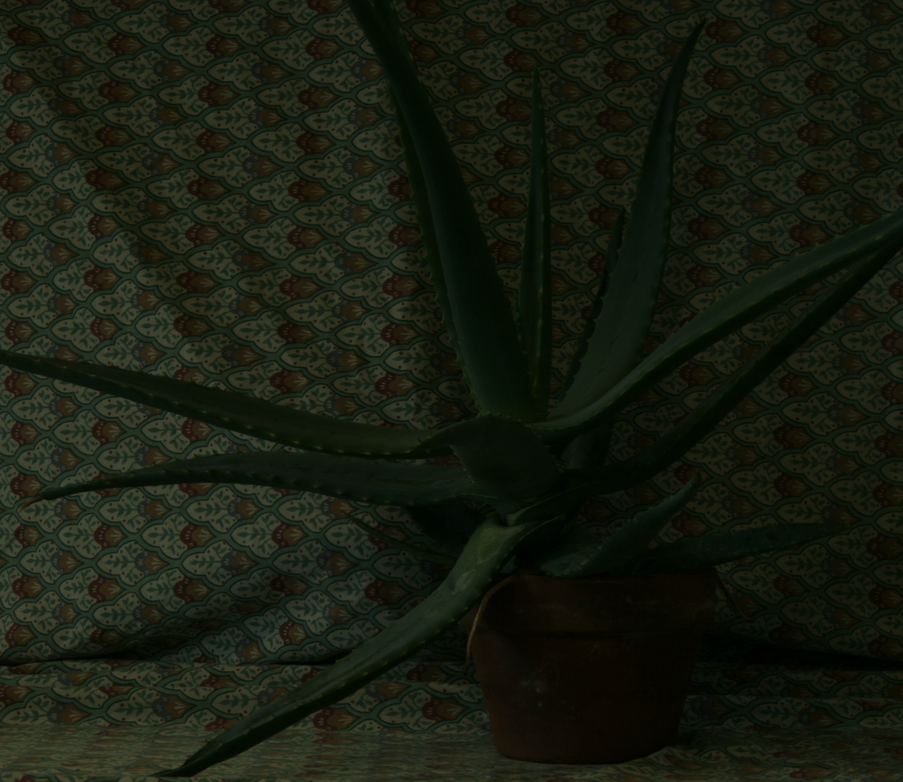
#> input picture imgs/aloe3_exp0.png, 903 x 782 px, shrunk from 1282 x 1110 before the run
$ python stereo_vision.py
#> lines starting #> are read from the running program, lines starting #| are printed output that depends on the picture
"""
MIT License

Copyright (c) 2020 Pramod Anantharam

Permission is hereby granted, free of charge, to any person obtaining a copy
of this software and associated documentation files (the "Software"), to deal
in the Software without restriction, including without limitation the rights
to use, copy, modify, merge, publish, distribute, sublicense, and/or sell
copies of the Software, and to permit persons to whom the Software is
furnished to do so, subject to the following conditions:

The above copyright notice and this permission notice shall be included in all
copies or substantial portions of the Software.

THE SOFTWARE IS PROVIDED "AS IS", WITHOUT WARRANTY OF ANY KIND, EXPRESS OR
IMPLIED, INCLUDING BUT NOT LIMITED TO THE WARRANTIES OF MERCHANTABILITY,
FITNESS FOR A PARTICULAR PURPOSE AND NONINFRINGEMENT. IN NO EVENT SHALL THE
AUTHORS OR COPYRIGHT HOLDERS BE LIABLE FOR ANY CLAIM, DAMAGES OR OTHER
LIABILITY, WHETHER IN AN ACTION OF CONTRACT, TORT OR OTHERWISE, ARISING FROM,
OUT OF OR IN CONNECTION WITH THE SOFTWARE OR THE USE OR OTHER DEALINGS IN THE
SOFTWARE.
"""
import cv2
from PIL import Image
import numpy as np
from tqdm import *
import matplotlib.pyplot as plt

"""
Implementation using ideas from:
http://mccormickml.com/2014/01/10/stereo-vision-tutorial-part-i/

"""
BLOCK_SIZE = 7
SEARCH_BLOCK_SIZE = 56

def _read_left_right_image_pair(left_image_path="imgs/aloe3_exp0.png",
                                right_image_path="imgs/aloe4_exp0.png"):
    # left_im = Image.open(left_image_path).convert('L')
    # right_im = Image.open(right_image_path).convert('L')
    # Load an color image in grayscale
#> called with left_image_path = 'imgs/aloe3_exp0.png', right_image_path = 'imgs/aloe4_exp0.png'
    left_im = cv2.imread(left_image_path, 0)
#> left_im: shape (782, 903); min 0, max 73, mean 24.9
    right_im = cv2.imread(right_image_path, 0)
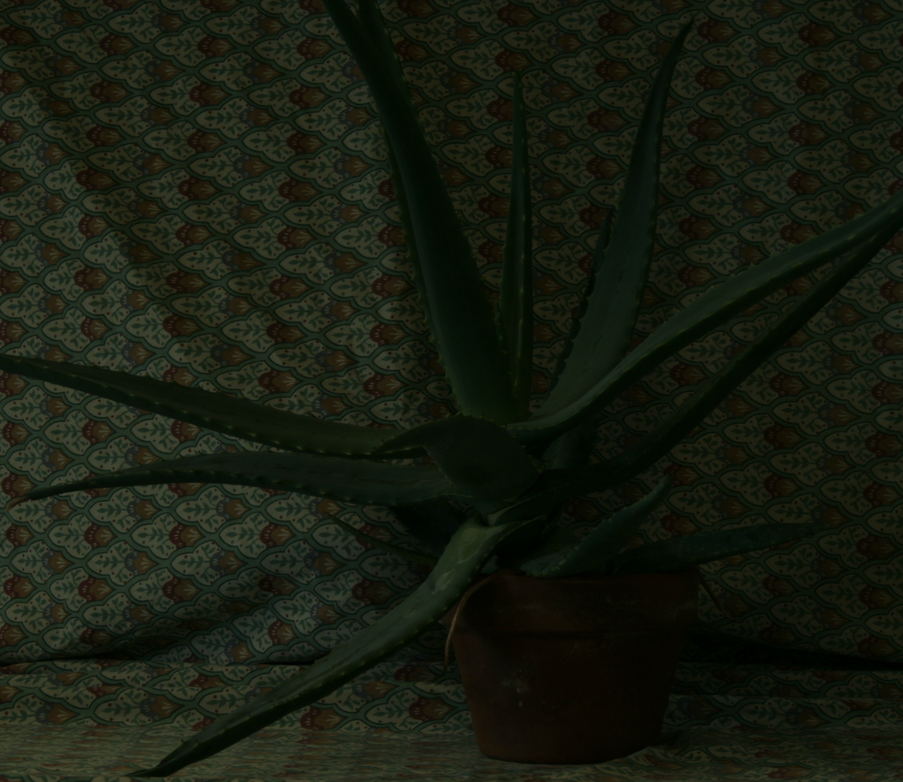
#> input picture imgs/aloe4_exp0.png, 903 x 782 px, shrunk from 1282 x 1110 before the run
#> right_im: shape (782, 903); min 0, max 72, mean 24.4
    #display_image(left_im, 'left_im')
    #display_image(right_im, 'right_im')
    # Convert image to array
    left_im_array = np.asarray(left_im)
    right_im_array = np.asarray(right_im)
    print(left_im_array.shape)
#| (782, 903)
    print(right_im_array.shape)
#| (782, 903)

    return left_im_array, right_im_array


def display_image(img, window_name='img'):
    cv2.imshow(window_name, img)
    cv2.waitKey(0)
    cv2.destroyAllWindows()


def sum_of_abs_diff(pixel_vals_1, pixel_vals_2):
    """

    Args:
        pixel_vals_1 (numpy.ndarray): pixel block from left image
        pixel_vals_2 (numpy.ndarray): pixel block from right image

    Returns:
        float: Sum of absolute difference between individual pixels
    """
    if pixel_vals_1.shape != pixel_vals_2.shape:
        return -1

    return np.sum(abs(pixel_vals_1 - pixel_vals_2))


def compare_blocks(y, x, block_left, right_array, block_size=5):
    """
    Compare left block of pixels with multiple blocks from the right
    image using SEARCH_BLOCK_SIZE to constrain the search in the right
    image.

    Args:
        y (int): row index of the left block
        x (int): column index of the left block
        block_left (numpy.ndarray): containing pixel values within the
                    block selected from the left image
        right_array (numpy.ndarray]): containing pixel values for the
                     entrire right image
        block_size (int, optional): Block of pixels width and height.
                                    Defaults to 5.

    Returns:
        tuple: (y, x) row and column index of the best matching block
                in the right image
    """
    # Get search range for the right image
    x_min = max(0, x - SEARCH_BLOCK_SIZE)
    x_max = min(right_array.shape[1], x + SEARCH_BLOCK_SIZE)
    #print(f'search bounding box: ({y, x_min}, ({y, x_max}))')
    first = True
    min_sad = None
    min_index = None
    for x in range(x_min, x_max):
        block_right = right_array[y: y+block_size,
                                  x: x+block_size]
        sad = sum_of_abs_diff(block_left, block_right)
        #print(f'sad: {sad}, {y, x}')
        if first:
            min_sad = sad
            min_index = (y, x)
            first = False
        else:
            if sad < min_sad:
                min_sad = sad
                min_index = (y, x)

    return min_index


def right_image_block(x, y):
    left_array, right_array = _read_left_right_image_pair()
    right_im = cv2.imread("data/right.png", 0)
    x_min = max(0, x - 50)
    x_max = min(right_array.shape[1], x + 25)
    right_im_bbox = cv2.rectangle(right_im, (x_min, y),
                                  (x_max, y + 25),
                                  (0, 0, 255), 2)
    display_image(right_im_bbox, window_name='right')


def get_disparity_map():
    left_array, right_array = _read_left_right_image_pair()
    left_array = left_array.astype(int)
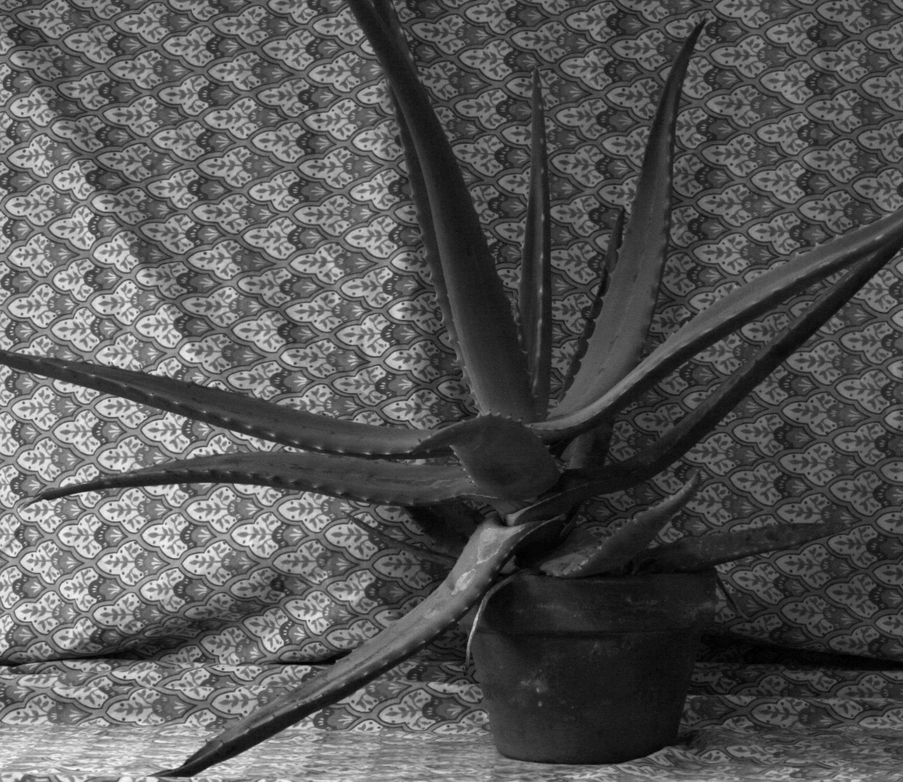
#> left_array: shape (782, 903) int64; min 0, max 73, mean 24.9; drawn with min black and max white
    right_array = right_array.astype(int)
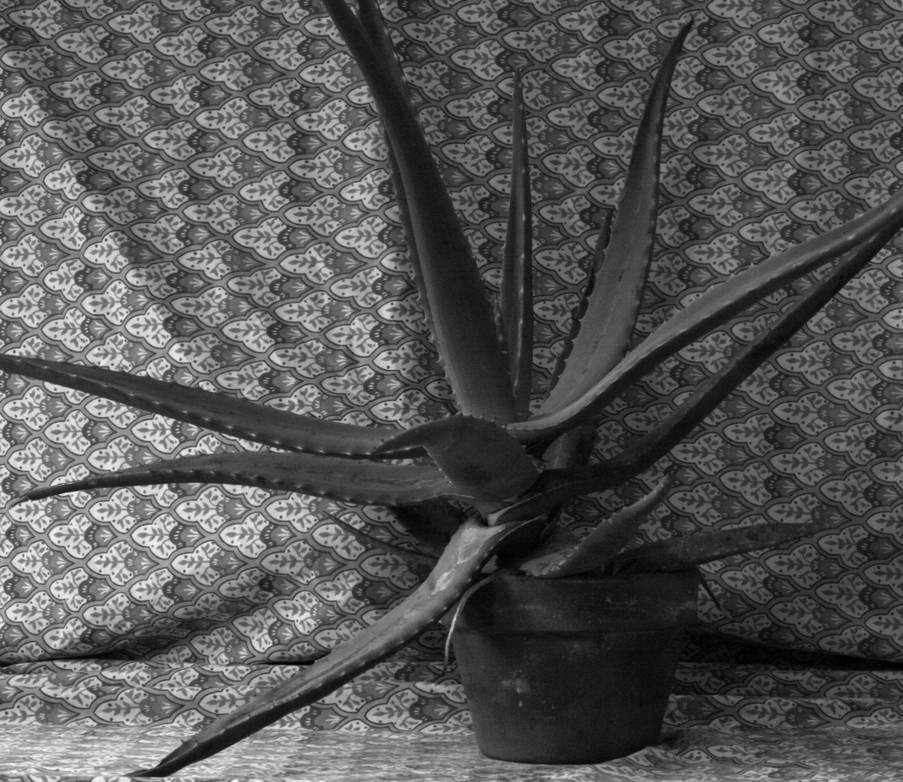
#> right_array: shape (782, 903) int64; min 0, max 72, mean 24.4; drawn with min black and max white
    if left_array.shape != right_array.shape:
        raise "Left-Right image shape mismatch!"
    h, w = left_array.shape
#> h = 782; w = 903
    # left_im = cv2.imread("data/left.png", 0)
    disparity_map = np.zeros((h, w))
    # Go over each pixel position
    for y in tqdm(range(BLOCK_SIZE, h-BLOCK_SIZE)):
        for x in range(BLOCK_SIZE, w-BLOCK_SIZE):
            block_left = left_array[y:y + BLOCK_SIZE,
                                    x:x + BLOCK_SIZE]
            min_index = compare_blocks(y, x, block_left,
                                       right_array,
                                       block_size=BLOCK_SIZE)
            disparity_map[y, x] = abs(min_index[1] - x)
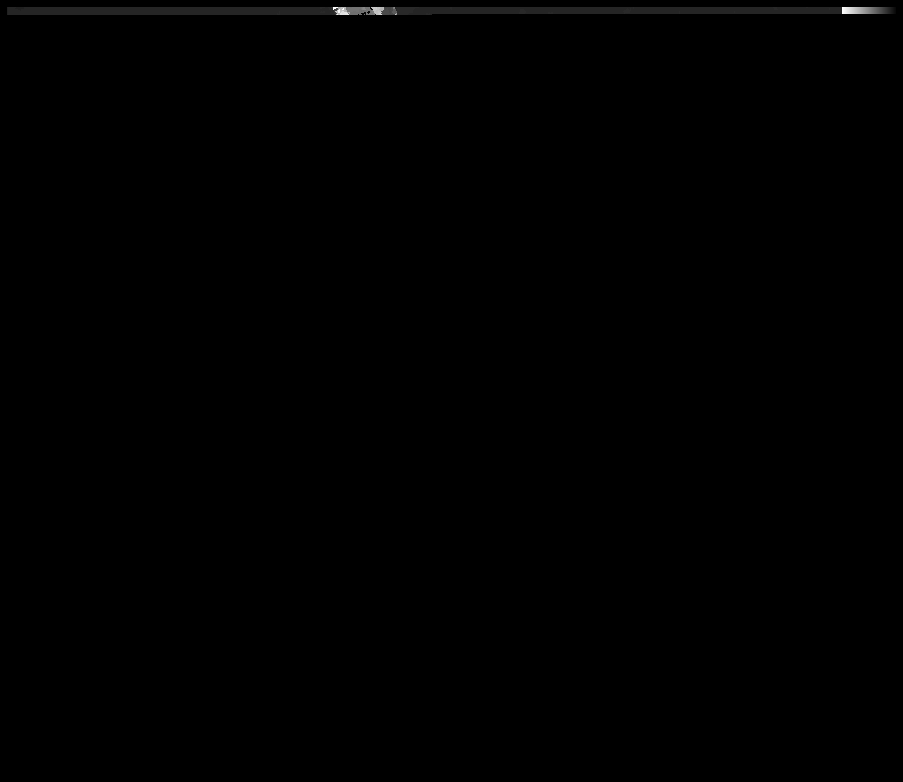
#> disparity_map: shape (782, 903) float64; min 0, max 55, mean 0.1; drawn with min black and max white
            # Debug section to visualize the blocks on the image
            # left_im_bbox = cv2.rectangle(left_im, (x, y),
            #                              (x + 25, y + 25),
            #                              (0, 0, 255), 2)
            # display_image(left_im_bbox, window_name='left')
            # print(left_array[y:y+25, x:x+25])
            # right_image_block(x, y)

    print(disparity_map)

    plt.imshow(disparity_map, cmap='gray', interpolation='nearest')
    plt.savefig('depth_image_gray.png')
    plt.show()
    # img = Image.fromarray(disparity_map, 'L')
    # img.show()


if __name__ == '__main__':
#> (the run stopped early here; a loop or call above may not have finished)
